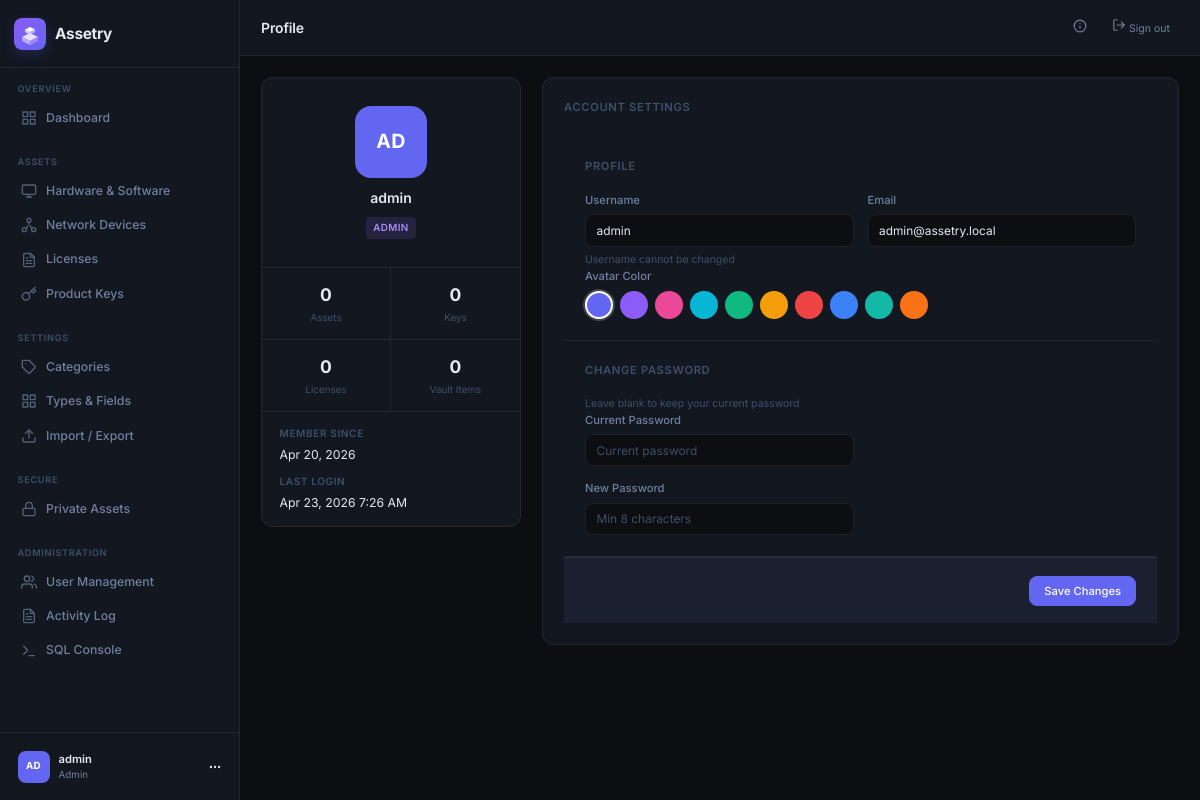
The page /profile (signed in) on the database as committed earlier.
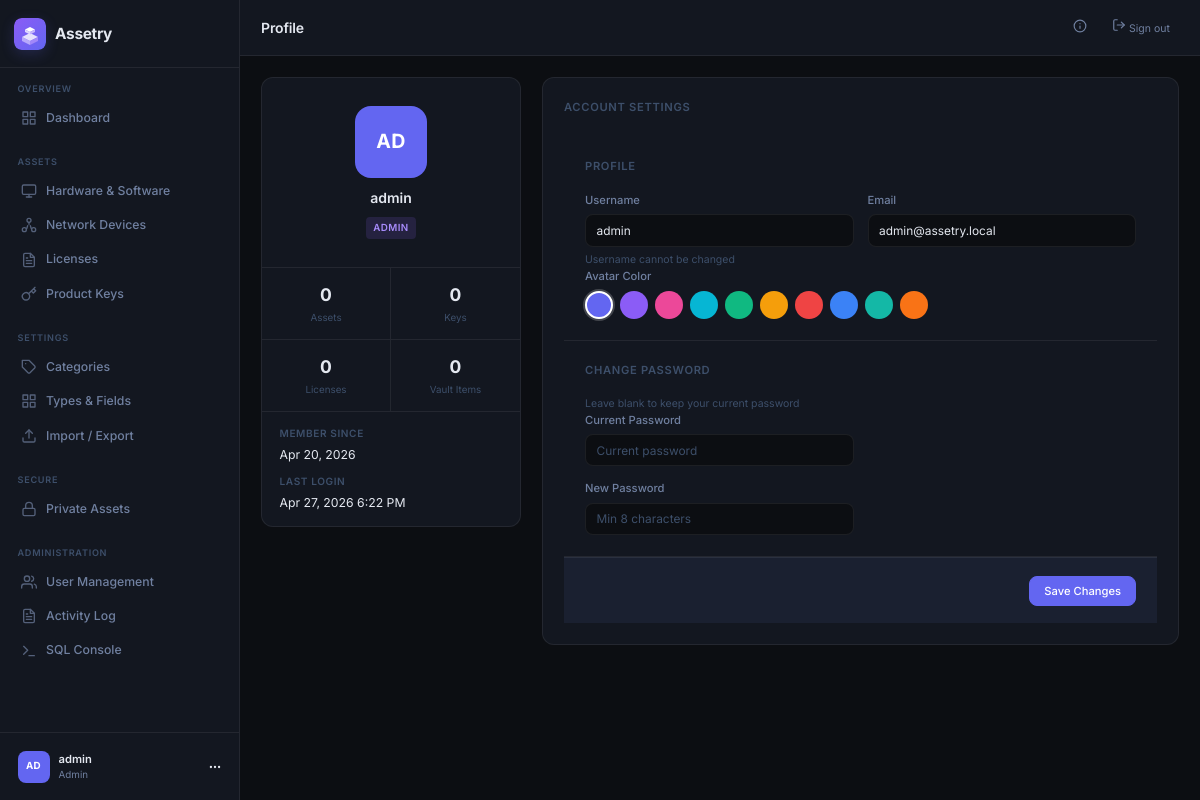
The same page on the database as committed later.
### tables this page shows
CREATE TABLE users (
            id INTEGER PRIMARY KEY AUTOINCREMENT,
            username TEXT UNIQUE NOT NULL,
            email TEXT UNIQUE NOT NULL,
            password_hash TEXT NOT NULL,
            role TEXT NOT NULL DEFAULT 'user',
            avatar_color TEXT NOT NULL DEFAULT '#6366f1',
            created_at DATETIME DEFAULT CURRENT_TIMESTAMP,
            last_login DATETIME,
            is_active INTEGER DEFAULT 1
        );

### src/controllers/profile_controller.php (called while the page is built, shortened)
<?php
route('GET', '/profile', function($params) {
    requireLogin();
    $user = currentUser();
    $db = getDB();
    $stats = [
        'assets' => $db->query("SELECT COUNT(*) FROM assets")->fetchColumn(),
        'keys' => $db->query("SELECT COUNT(*) FROM product_keys")->fetchColumn(),
        'licenses' => $db->query("SELECT COUNT(*) FROM licenses")->fetchColumn(),
        'vault' => $db->query("SELECT COUNT(*) FROM vault_items WHERE user_id={$user['id']}")->fetchColumn(),
    ];
    $title = 'Profile';
    ob_start(); require __DIR__ . '/../views/pages/profile.php'; $content = ob_get_clean();
    require __DIR__ . '/../views/layouts/main.php';
});

### public/index.php (called while the page is built, shortened)
<?php
require_once __DIR__ . '/../src/router.php';

### src/auth.php (called while the page is built, shortened)
<?php
function isLoggedIn(): bool {
    return isset($_SESSION['user_id']);
}
function requireLogin(): void {
    if (!isLoggedIn() || currentUser() === null) {
        session_destroy();
        header('Location: /login');
        exit;
    }
}
function currentUser(): ?array {
    static $user = null;
    if ($user === null) {
        $db = getDB();
        $stmt = $db->prepare("SELECT * FROM users WHERE id = ? AND is_active = 1");
        $stmt->execute([$_SESSION['user_id']]);
        $user = $stmt->fetch();
    }
    return $user ?: null;
}

### src/helpers.php (called while the page is built, shortened)
<?php
function e(string $str): string {
    return htmlspecialchars($str, ENT_QUOTES, 'UTF-8');
}
function formatDate(string $date = null): string {
    return date('M j, Y', strtotime($date));
}
function formatDateTime(string $dt = null): string {
    return date('M j, Y g:i A', strtotime($dt));
}
function initials(string $name): string {
    $words = explode(' ', trim($name));
    return strtoupper(substr($name, 0, 2));
}

### src/views/pages/profile.php (the view, shortened to what the changed rows need)
<div class="profile-layout">
    <div class="profile-sidebar">
        <div class="profile-avatar-section">
            <div class="avatar avatar-xl" style="background:<?= e($user['avatar_color']) ?>"><?= e(initials($user['username'])) ?></div>
            <h3><?= e($user['username']) ?></h3>
            <span class="badge <?= $user['role'] === 'admin' ? 'badge-purple' : 'badge-neutral' ?>"><?= ucfirst($user['role']) ?></span>
        </div>
        <div class="profile-stats">
            <div class="profile-stat">
                <span class="profile-stat-value"><?= $stats['assets'] ?></span>
                <span class="profile-stat-label">Assets</span>
            </div>
            <div class="profile-stat">
                <span class="profile-stat-value"><?= $stats['keys'] ?></span>
                <span class="profile-stat-label">Keys</span>
            </div>
            <div class="profile-stat">
                <span class="profile-stat-value"><?= $stats['licenses'] ?></span>
                <span class="profile-stat-label">Licenses</span>
            </div>
            <div class="profile-stat">
                <span class="profile-stat-value"><?= $stats['vault'] ?></span>
                <span class="profile-stat-label">Vault Items</span>
            </div>
        </div>
        <div class="profile-info">
            <div class="detail-field">
                <span class="detail-label">Member since</span>
                <span class="detail-value"><?= formatDate($user['created_at']) ?></span>
            </div>
            <div class="detail-field">
                <span class="detail-label">Last login</span>
                <span class="detail-value"><?= $user['last_login'] ? formatDateTime($user['last_login']) : 'Now' ?></span>
            </div>
        </div>
    </div>
    <div class="profile-main">
        <div class="detail-card">
            <h3 class="form-section-title" style="margin-bottom:1.5rem">Account Settings</h3>
            <form method="POST" action="/profile">
                <div class="form-section">
                    <h4 class="form-section-title">Profile</h4>
                    <div class="form-grid">
                        <div class="form-group">
                            <label class="form-label">Username</label>
                            <input type="text" class="form-input" value="<?= e($user['username']) ?>" disabled>
                            <span class="form-hint">Username cannot be changed</span>
                        </div>
                        <div class="form-group">
                            <label class="form-label">Email</label>
                            <input type="email" name="email" class="form-input" value="<?= e($user['email']) ?>" required>
                        </div>
                    </div>
                    <div class="form-group">
                        <label class="form-label">Avatar Color</label>
                        <div class="color-picker">
                            <?php
                            $colors = ['#6366f1','#8b5cf6','#ec4899','#06b6d4','#10b981','#f59e0b','#ef4444','#3b82f6','#14b8a6','#f97316'];
                            foreach ($colors as $c):
                            ?>
                            <label class="color-swatch <?= $user['avatar_color'] === $c ? 'color-selected' : '' ?>">
                                <span class="color-dot" style="background:<?= $c ?>"></span>
                            </label>
                            <?php endforeach; ?>
                        </div>
                    </div>
                </div>
                <div class="form-section">
                    <h4 class="form-section-title">Change Password</h4>
                    <p class="form-hint">Leave blank to keep your current password</p>
                    <div class="form-grid">
                        <div class="form-group form-col-3">
                            <label class="form-label">Current Password</label>
                            <input type="password" name="current_password" class="form-input" placeholder="Current password">
                        </div>
                        <div class="form-group form-col-3">
                            <label class="form-label">New Password</label>
                            <input type="password" name="new_password" class="form-input" placeholder="Min 8 characters" minlength="8">
                        </div>
                    </div>
                </div>
                <div class="form-actions">
                    <button type="submit" class="btn btn-primary">Save Changes</button>
                </div>
            </form>
        </div>
    </div>
</div>

### src/views/layouts/main.php (shortened to what the changed rows need)
<?php
require_once __DIR__ . '/../../auth.php';
$user = currentUser();
$currentPath = parse_url($_SERVER['REQUEST_URI'], PHP_URL_PATH);
function navActive(string $path): string {
    global $currentPath;
    if ($path === '/dashboard') {
        return $currentPath === '/dashboard' ? 'nav-item active' : 'nav-item';
    }
    return strpos($currentPath, $path) === 0 ? 'nav-item active' : 'nav-item';
}
?>
<!DOCTYPE html>
<html lang="en">
<head>
    <link rel="stylesheet" href="/static/app.css?v=<?= filemtime(__DIR__ . '/../../../public/static/app.css') ?>">
</head>
<body>
<div class="app-shell">
    <aside class="sidebar">
        <div class="sidebar-header">
            <a href="/dashboard" class="brand">
                <div class="brand-icon brand-icon-img">
                    <img src="/static/logo.svg" alt="Assetry" width="32" height="32">
                </div>
                <span class="brand-name">Assetry</span>
            </a>
        </div>
        <nav class="sidebar-nav">
            <div class="nav-section">
                <span class="nav-label">Overview</span>
                <a href="/dashboard" class="<?= navActive('/dashboard') ?>">
                    <span>Dashboard</span>
                </a>
            </div>
            <div class="nav-section">
                <span class="nav-label">Assets</span>
                <a href="/assets" class="<?= navActive('/assets') ?>">
                    <svg xmlns="http://www.w3.org/2000/svg" width="16" height="16" viewBox="0 0 24 24" fill="none" stroke="currentColor" stroke-width="2" stroke-linecap="round" stroke-linejoin="round"><rect x="2" y="3" width="20" height="14" rx="2" ry="2"/><line x1="8" y1="21" x2="16" y2="21"/><line x1="12" y1="17" x2="12" y2="21"/></svg>
                    <span>Hardware & Software</span>
                </a>
                <a href="/network" class="<?= navActive('/network') ?>">
                    <span>Network Devices</span>
                </a>
                <a href="/licenses" class="<?= navActive('/licenses') ?>">
                    <span>Licenses</span>
                </a>
                <a href="/keys" class="<?= navActive('/keys') ?>">
                    <svg xmlns="http://www.w3.org/2000/svg" width="16" height="16" viewBox="0 0 24 24" fill="none" stroke="currentColor" stroke-width="2" stroke-linecap="round" stroke-linejoin="round"><path d="M21 2l-2 2m-7.61 7.61a5.5 5.5 0 1 1-7.778 7.778 5.5 5.5 0 0 1 7.777-7.777zm0 0L15.5 7.5m0 0l3 3L22 7l-3-3m-3.5 3.5L19 4"/></svg>
                    <span>Product Keys</span>
                </a>
            </div>
            <div class="nav-section">
                <span class="nav-label">Settings</span>
                <a href="/categories" class="<?= navActive('/categories') ?>">
                    <svg xmlns="http://www.w3.org/2000/svg" width="16" height="16" viewBox="0 0 24 24" fill="none" stroke="currentColor" stroke-width="2" stroke-linecap="round" stroke-linejoin="round"><path d="M20.59 13.41l-7.17 7.17a2 2 0 0 1-2.83 0L2 12V2h10l8.59 8.59a2 2 0 0 1 0 2.82z"/><line x1="7" y1="7" x2="7.01" y2="7"/></svg>
                    <span>Categories</span>
                </a>
                <a href="/types" class="<?= navActive('/types') ?>">
                    <svg xmlns="http://www.w3.org/2000/svg" width="16" height="16" viewBox="0 0 24 24" fill="none" stroke="currentColor" stroke-width="2" stroke-linecap="round" stroke-linejoin="round"><path d="M3 3h7v7H3zM14 3h7v7h-7zM14 14h7v7h-7zM3 14h7v7H3z"/></svg>
                    <span>Types &amp; Fields</span>
                </a>
                <a href="/data" class="<?= navActive('/data') ?>">
                    <svg xmlns="http://www.w3.org/2000/svg" width="16" height="16" viewBox="0 0 24 24" fill="none" stroke="currentColor" stroke-width="2" stroke-linecap="round" stroke-linejoin="round"><path d="M21 15v4a2 2 0 0 1-2 2H5a2 2 0 0 1-2-2v-4"/><polyline points="17 8 12 3 7 8"/><line x1="12" y1="3" x2="12" y2="15"/></svg>
                    <span>Import / Export</span>
                </a>
            </div>
            <div class="nav-section">
                <span class="nav-label">Secure</span>
                <a href="/vault" class="<?= navActive('/vault') ?>">
                    <svg xmlns="http://www.w3.org/2000/svg" width="16" height="16" viewBox="0 0 24 24" fill="none" stroke="currentColor" stroke-width="2" stroke-linecap="round" stroke-linejoin="round"><rect x="3" y="11" width="18" height="11" rx="2" ry="2"/><path d="M7 11V7a5 5 0 0 1 10 0v4"/></svg>
                    <span>Private Assets</span>
                </a>
            </div>
            <?php if ($user && $user['role'] === 'admin'): ?>
            <div class="nav-section">
                <span class="nav-label">Administration</span>
                <a href="/admin/users" class="<?= navActive('/admin') ?>">
                    <span>User Management</span>
                </a>
                <a href="/admin/logs" class="<?= navActive('/admin/logs') ?>">
                    <span>Activity Log</span>
                </a>
                <a href="/admin/sql" class="<?= navActive('/admin/sql') ?>">
                    <svg xmlns="http://www.w3.org/2000/svg" width="16" height="16" viewBox="0 0 24 24" fill="none" stroke="currentColor" stroke-width="2" stroke-linecap="round" stroke-linejoin="round"><polyline points="4 17 10 11 4 5"/><line x1="12" y1="19" x2="20" y2="19"/></svg>
                    <span>SQL Console</span>
                </a>
            </div>
            <?php endif; ?>
        </nav>
        <div class="sidebar-footer">
            <a href="/profile" class="user-card">
                <div class="avatar" style="background: <?= e($user['avatar_color'] ?? '#6366f1') ?>">
                    <?= e(initials($user['username'] ?? 'U')) ?>
                </div>
                <div class="user-info">
                    <span class="user-name"><?= e($user['username'] ?? '') ?></span>
                    <span class="user-role"><?= e(ucfirst($user['role'] ?? 'user')) ?></span>
                </div>
                <svg xmlns="http://www.w3.org/2000/svg" width="14" height="14" viewBox="0 0 24 24" fill="none" stroke="currentColor" stroke-width="2" stroke-linecap="round" stroke-linejoin="round"><circle cx="12" cy="12" r="1"/><circle cx="19" cy="12" r="1"/><circle cx="5" cy="12" r="1"/></svg>
            </a>
        </div>
    </aside>
    <main class="main-content">
        <header class="topbar">
            <div class="topbar-left">
                <h1 class="page-title"><?= e($title ?? 'Dashboard') ?></h1>
            </div>
            <div class="topbar-right">
                <button type="button" class="btn-ghost btn-sm" onclick="document.getElementById('about-modal').style.display='flex'" title="About Assetry" style="padding:0.4rem">
                    <svg xmlns="http://www.w3.org/2000/svg" width="14" height="14" viewBox="0 0 24 24" fill="none" stroke="currentColor" stroke-width="2" stroke-linecap="round" stroke-linejoin="round"><circle cx="12" cy="12" r="10"/><line x1="12" y1="16" x2="12" y2="12"/><line x1="12" y1="8" x2="12.01" y2="8"/></svg>
                </button>
                <a href="/logout" class="btn-ghost btn-sm">
                    <svg xmlns="http://www.w3.org/2000/svg" width="14" height="14" viewBox="0 0 24 24" fill="none" stroke="currentColor" stroke-width="2" stroke-linecap="round" stroke-linejoin="round"><path d="M9 21H5a2 2 0 0 1-2-2V5a2 2 0 0 1 2-2h4"/><polyline points="16 17 21 12 16 7"/><line x1="21" y1="12" x2="9" y2="12"/></svg>
                    Sign out
                </a>
            </div>
        </header>
        <div class="content-area">
            <?php echo $content ?? ''; ?>
        </div>
    </main>
</div>
</body>
</html>

Rows that differ between the two databases and show on the page:
changed users "AD": last_login "Apr 23, 2026 7:26 AM" → "Apr 27, 2026 6:22 PM"
